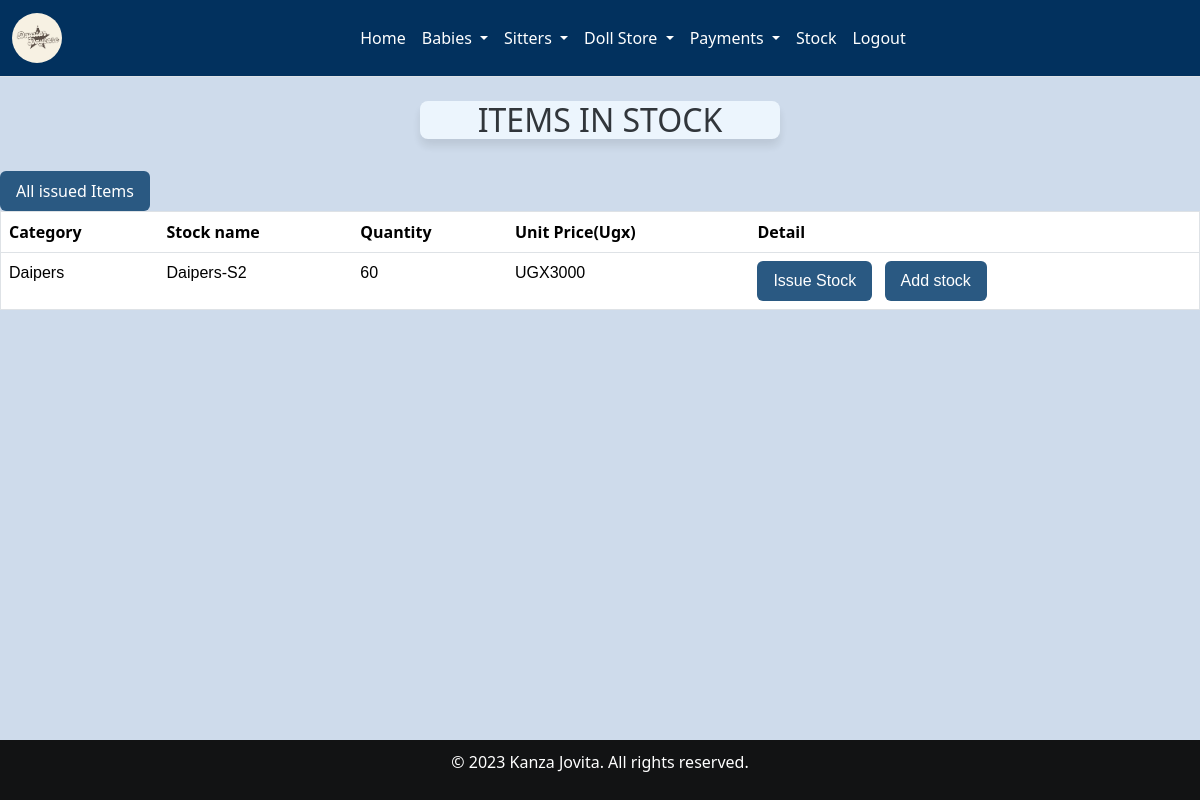
The page /inventory/ (signed in) on the database as committed earlier.
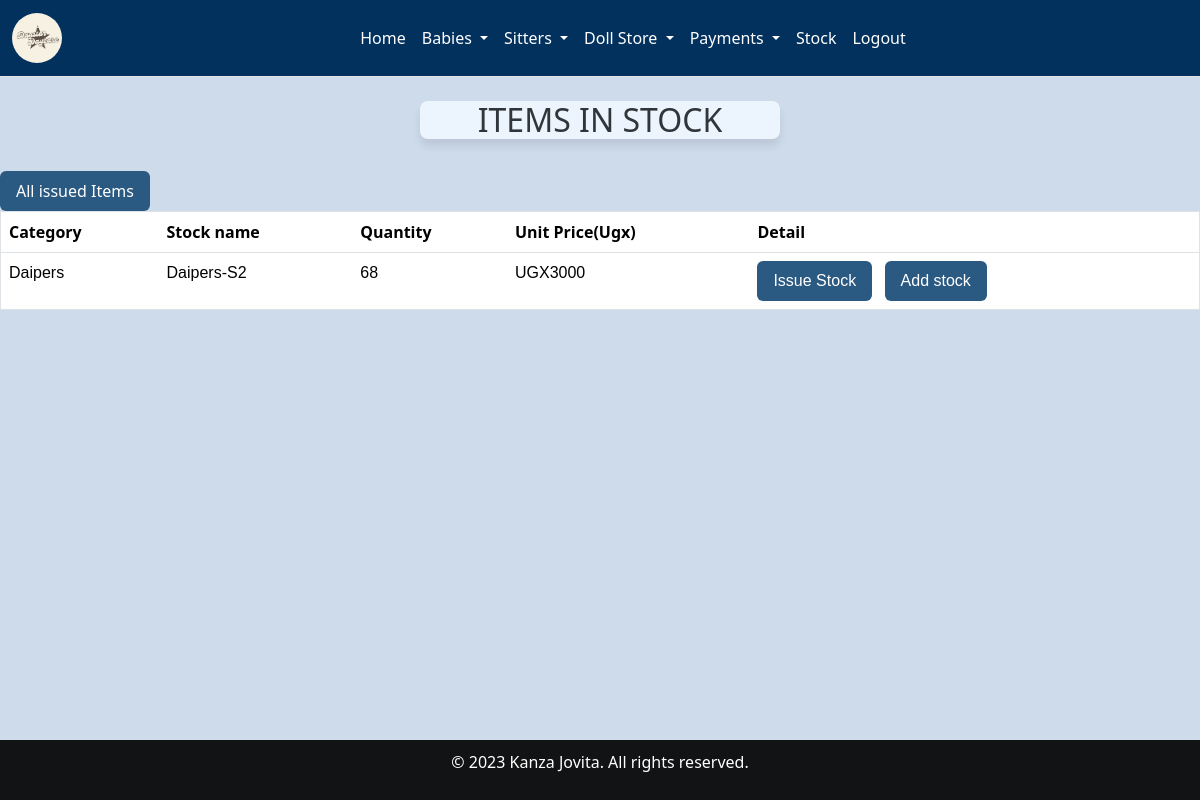
The same page on the database as committed later.
### home/models.py (models this page shows, shortened)
class Procurement(models.Model):
    category = models.ForeignKey(Category, on_delete=models.CASCADE, null=True, blank=True)
    item_name = models.CharField(max_length=200)
    Quantity = models.IntegerField(default=0)
    date = models.DateField(auto_now_add=True, null=True)
    Unit_price = models.IntegerField(null=True)
    received_quantity = models.IntegerField(default=0, null=True, blank=True)

class Category(models.Model):
    name = models.CharField(max_length=100,null=True, blank=True)
    def __str__(self):
        return str(self.name)

### home/views.py (the view)
# urls.py: path('inventory/', views.inventory, name='inventory'),
@login_required
def inventory(request):
    inventories=Procurement.objects.all()
    return render(request,'inventory.html',{'inventories':inventories})

### home/templates/inventory.html (shortened to what this page needs)
{% extends 'base.html' %}
{% load static %}
{% block content %}
  <br>
<div class="card-header">
        <h2>ITEMS IN STOCK</h2>
    </div>
    <br>
    <a href="{% url 'all_issue_items' %}" class="hover-button"><input type="submit" value="All issued Items" class="btn btn-primary" type="button"/></a>
<table class="table table-bordered">
    <thead class="thead-dark table-bordered">
        <tr>
            <th scope="col" class="project-h1">Category</th>
            <th scope="col" class="project-h1">Stock name</th>
            <th scope="col" class="project-h1">Quantity</th>
            <th scope="col" class="project-h1">Unit Price(Ugx)</th>
            <th scope="col" class="project-h1">Detail</th>
        </tr>
    </thead>
    {% for product  in inventories %}
    <tbody>
        <tr style="font-family: sans-serif;">
            <td>{{product.category}}</td>
            <td>{{product.item_name}}</td>
             <td>{{product.Quantity}}</td>
            <td>UGX{{product.Unit_price}}</td>
           <div>
            <td >
                <a href="{% url 'issue' pk=product.id %}" class="btn btn-primary">Issue Stock</a>
                <a href="{% url 'add_to_stocks' pk=product.id %}" class="btn btn-primary">Add stock</a>
            </td>
        </div>
        </tr>
    </tbody>
    {% endfor %}
</table>
<br><br><br>
{% endblock %}

Rows that differ between the two databases and show on the page:
changed Procurement "Daipers-S2": Quantity "60" → "68"
